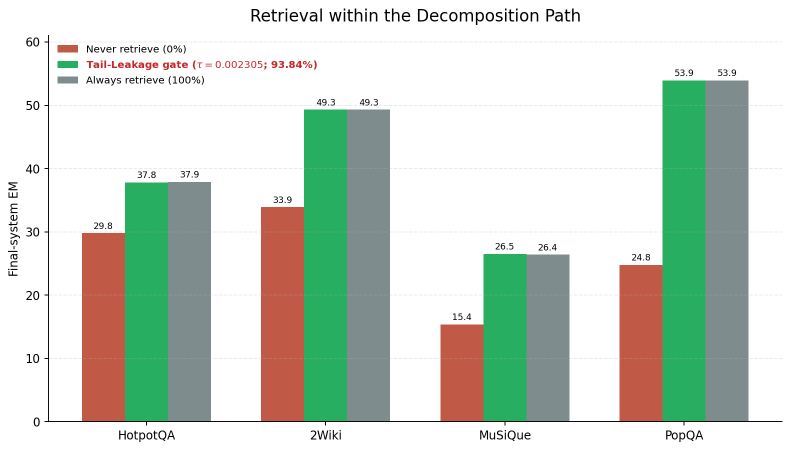
#> input picture Thesis/figures/fig_3way_ablation.png, 1580 x 901 px, given in place of thesis_page_300dpi-42.png, which was not available (shown at 1/2 size)
$ python make_analysis_tables_replacement_slides.py
#> lines starting #> are read from the running program, lines starting #| are printed output that depends on the picture; pictures that were not available may be replaced by others from this repository, and a replacement may not be noted
### Thesis/make_tl_sum_2slides.py
#!/usr/bin/env python3
"""Build two editable tl_sum thesis-defense slides and matching previews."""

from __future__ import annotations

import os
import sys
from pathlib import Path

PACKAGE_DIR = Path("/home/S113065528/.codex_tmp/python_pptx")
sys.path.insert(0, str(PACKAGE_DIR))

from PIL import Image, ImageDraw, ImageFont
from pptx import Presentation
from pptx.dml.color import RGBColor
from pptx.enum.shapes import MSO_SHAPE
from pptx.enum.text import MSO_ANCHOR, PP_ALIGN
from pptx.util import Inches, Pt


OUT_DIR = Path(__file__).resolve().parent
PPTX_OUT = OUT_DIR / "tl_sum_2slides.pptx"
PDF_OUT = OUT_DIR / "tl_sum_2slides.pdf"
PNG_OUT = [OUT_DIR / "tl_sum_slide_48.png", OUT_DIR / "tl_sum_slide_49.png"]
APPENDIX_PPTX_OUT = OUT_DIR / "tl_sum_appendix_2slides.pptx"
APPENDIX_PDF_OUT = OUT_DIR / "tl_sum_appendix_2slides.pdf"
FULL_PPTX_OUT = OUT_DIR / "tl_sum_2slides_with_appendix.pptx"
FULL_PDF_OUT = OUT_DIR / "tl_sum_2slides_with_appendix.pdf"
APPENDIX_PNG_OUT = [
    OUT_DIR / "tl_sum_appendix_top5.png",
    OUT_DIR / "tl_sum_appendix_entropy_derivation.png",
]

SLIDE_W_IN = 13.333333
SLIDE_H_IN = 7.5
PREVIEW_DPI = 144
PREVIEW_W = int(round(SLIDE_W_IN * PREVIEW_DPI))
PREVIEW_H = int(round(SLIDE_H_IN * PREVIEW_DPI))


COLORS = {
    "background": "FAFAF9",
    "white": "FFFFFF",
    "title": "762326",
    "ink": "18191A",
    "muted": "626B70",
    "line": "344E5C",
    "panel_line": "CED4D8",
    "panel_header": "EEF2F4",
    "ice": "DCE5EA",
    "ice_deep": "BFCED6",
    "blue": "3E6E8B",
    "blue_light": "AFC7D7",
    "green": "1E9C72",
    "green_dark": "137455",
    "green_light": "DCEFE7",
    "highlight": "D4E8C9",
    "orange": "C65B42",
    "orange_light": "F2D8CF",
    "gray_bar": "AEB8BE",
    "track": "E9EDEF",
}

FONT_SERIF = "/usr/share/fonts/truetype/liberation/LiberationSerif-Regular.ttf"
FONT_SERIF_BOLD = "/usr/share/fonts/truetype/liberation/LiberationSerif-Bold.ttf"
FONT_SERIF_ITALIC = "/usr/share/fonts/truetype/liberation/LiberationSerif-Italic.ttf"
FONT_SANS = "/usr/share/fonts/truetype/liberation/LiberationSans-Regular.ttf"
FONT_SANS_BOLD = "/usr/share/fonts/truetype/liberation/LiberationSans-Bold.ttf"
FONT_MATH = "/usr/share/fonts/truetype/dejavu/DejaVuSerif.ttf"
FONT_MATH_BOLD = "/usr/share/fonts/truetype/dejavu/DejaVuSerif-Bold.ttf"


def rgb(hex_color: str) -> RGBColor:
    value = hex_color.lstrip("#")
    return RGBColor(int(value[0:2], 16), int(value[2:4], 16), int(value[4:6], 16))


def pil_color(hex_color: str) -> str:
    return f"#{hex_color.lstrip('#')}"


# [19 lines left out: functions pil_font, ppt_font_name, not called in this run]


class SlideCanvas:
    # [8 lines left out: function __init__, not called in this run]

    @staticmethod
    def px(value_in: float) -> int:
        return int(round(value_in * PREVIEW_DPI))

    # [64 lines left out: functions rect, ellipse, not called in this run]

    def line(self, x: float, y: float, w: float, color: str, height: float = 0.012):
        self.rect(x, y, w, height, color)

    # [596 lines left out: functions _wrap_lines, text, header, step_header, add_slide_1, add_token_card and 3 more, not called in this run]
def new_presentation() -> Presentation:
    prs = Presentation()
    prs.slide_width = Inches(SLIDE_W_IN)
    prs.slide_height = Inches(SLIDE_H_IN)
    return prs


# [66 lines left out: functions validate, save_pdf, main, not called in this run]


# [2 lines that do not run on import are left out]

### Thesis/archive/oral_20260727/scripts/make_analysis_tables_replacement_slides.py
#!/usr/bin/env python3
"""Create slides 50--52 from the thesis-formatted analysis tables and figure."""

from __future__ import annotations

import subprocess
import sys
from pathlib import Path

PACKAGE_DIR = Path("/home/S113065528/.codex_tmp/python_pptx")
sys.path.insert(0, str(PACKAGE_DIR))

from PIL import Image
from pptx.util import Inches

from make_tl_sum_2slides import COLORS, SlideCanvas, new_presentation, save_pdf


OUT_DIR = Path(__file__).resolve().parent
ASSET_DIR = OUT_DIR / "replacement_slides_assets"
THESIS_PDF = OUT_DIR / "main.pdf"
PPTX_OUT = OUT_DIR / "analysis_tables_tau002305_replacement.pptx"
PDF_OUT = OUT_DIR / "analysis_tables_tau002305_replacement.pdf"
PNG_OUT = [
    OUT_DIR / "analysis_tables_tau002305_slide50.png",
    OUT_DIR / "analysis_tables_tau002305_slide51.png",
    OUT_DIR / "analysis_tables_tau002305_slide52.png",
]

PAGE_WIDTH_PT = 595.276
PAGE_HEIGHT_PT = 841.890
RENDER_DPI = 300

NAVY = "0B3972"
NAVY_DARK = "173B54"
PALE_BLUE = "EDF3F7"
PANEL_LINE = "B6C8D8"
MUTED = "52606D"
GREEN = "137455"


COLORS.update(
    {
        "background": "FFFFFF",
        "white": "FFFFFF",
        "title": NAVY,
        "ink": "111827",
        "muted": MUTED,
        "line": "7B9AAE",
        "panel_line": PANEL_LINE,
        "panel_header": "EEF1F3",
        "ice": PALE_BLUE,
        "ice_deep": "DCE7ED",
        "green_dark": GREEN,
    }
)


def render_thesis_pages() -> dict[int, Path]:
    """Render only the physical PDF pages that contain the requested excerpts."""
    ASSET_DIR.mkdir(parents=True, exist_ok=True)
    prefix = ASSET_DIR / "thesis_page_300dpi"
    subprocess.run(
        [
            "pdftocairo",
            "-png",
            "-r",
            str(RENDER_DPI),
            "-f",
            "42",
            "-l",
            "42",
            str(THESIS_PDF),
            str(prefix),
        ],
        check=True,
    )
#> (this line was passed over: subprocess is not available in this run)
    subprocess.run(
        [
            "pdftocairo",
            "-png",
            "-r",
            str(RENDER_DPI),
            "-f",
            "45",
            "-l",
            "46",
            str(THESIS_PDF),
            str(prefix),
        ],
        check=True,
    )
#> (this line was passed over: subprocess is not available in this run)
    return {page: ASSET_DIR / f"thesis_page_300dpi-{page}.png" for page in (42, 45, 46)}


def crop_pdf_points(
    source: Path,
    target: Path,
    box_pt: tuple[float, float, float, float],
) -> Path:
    """Crop a rendered PDF page using coordinates in the original PDF point space."""
#> called with box_pt = (90, 418, 510, 626)
    with Image.open(source) as image:
#> image is the input picture: PIL image 1580x901 RGBA; mean R, G, B, A 202.8, 213.3, 202, 255
        sx = image.width / PAGE_WIDTH_PT
#> sx = 2.65
        sy = image.height / PAGE_HEIGHT_PT
#> sy = 1.07
        x0, y0, x1, y1 = box_pt
        crop_box = (
            round(x0 * sx),
            round(y0 * sy),
            round(x1 * sx),
            round(y1 * sy),
        )
#> crop_box = (239, 447, 1354, 670)
        crop = image.crop(crop_box).convert("RGB")
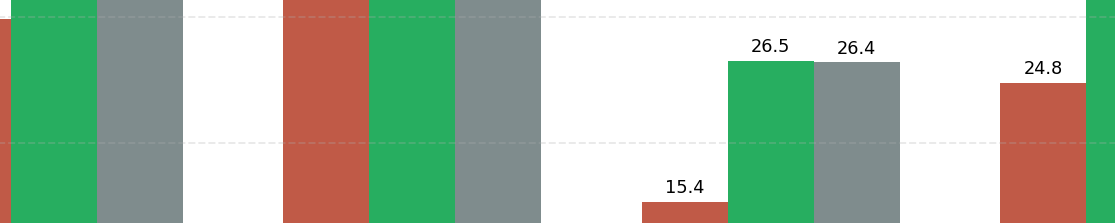
#> crop: PIL image 1115x223 RGB; mean R, G, B 167.6, 187.7, 166.8
        crop.save(target, "PNG", optimize=True)
    return target


def make_excerpts(pages: dict[int, Path]) -> dict[str, Path]:
    """Extract complete captions plus the associated table or figure."""
    return {
        "overlap": crop_pdf_points(
            pages[42],
            ASSET_DIR / "thesis_table_5_8_tau002305.png",
            (90, 418, 510, 626),
        ),
        "selection": crop_pdf_points(
            pages[42],
            ASSET_DIR / "thesis_table_5_7_tau002305.png",
            (90, 74, 510, 298),
        ),
        # Use the exact high-resolution source embedded as Thesis Figure 5.5.
        # A page-level crop makes its axis labels too small for projection.
        "oracle": OUT_DIR / "figures" / "fig_routing_gap_oracle.png",
    }
#> call 2 of crop_pdf_points, with box_pt = (90, 74, 510, 298)
#> in crop_pdf_points (call 2), `crop = image.crop(crop_box).convert("RGB")`:
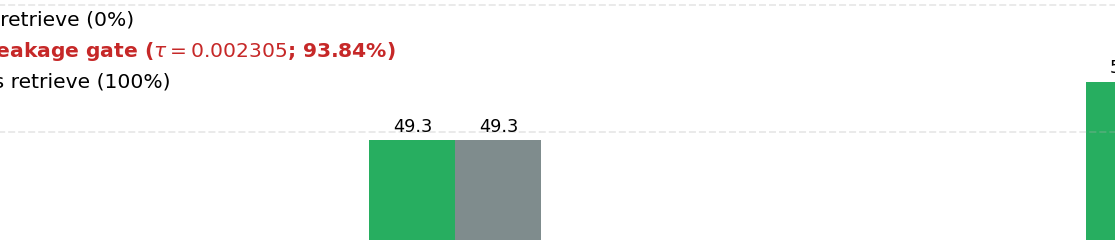
#> crop: PIL image 1115x240 RGB; mean R, G, B 238.2, 244, 240.2


# [97 lines left out: functions add_picture_fit, add_excerpt_slide, validate_deck, not called in this run]


def main() -> None:
    pages = render_thesis_pages()
    excerpts = make_excerpts(pages)

    prs = new_presentation()
    canvases = [
        add_excerpt_slide(
            prs,
            "Correct Answer Distribution Across Two Paths",
            "50",
            excerpts["overlap"],
            "Thesis Table 5.8",
            "Decomposition-only wins exceed direct-only wins on every dataset.",
        ),
        add_excerpt_slide(
            prs,
            "Verifier Path Selection",
            "51",
            excerpts["selection"],
            "Thesis Table 5.7",
            "The verifier chooses decomposition 91.8% of the time while retaining a direct fallback.",
        ),
        add_excerpt_slide(
            prs,
            "Direct-vs-Decompose Oracle Gap",
            "52",
            excerpts["oracle"],
            "Thesis Figure 5.5",
            "A perfect path selector still offers +4.05 EM on average; HotpotQA has the largest gap (+6.0).",
        ),
    ]

    validate_deck(prs, 3)
    prs.save(PPTX_OUT)
    save_pdf(canvases, PDF_OUT)
    for canvas, png_path in zip(canvases, PNG_OUT):
        canvas.image.save(png_path, "PNG", optimize=True)

    for path in [PPTX_OUT, PDF_OUT, *PNG_OUT, *excerpts.values()]:
        print(f"Wrote {path}")


if __name__ == "__main__":
    main()
#> (the call stopped at in new_presentation, `prs = Presentation()`: pptx is not available in this run)

$ run again, on Thesis/figures/fig_answer_hit_retrieval.png
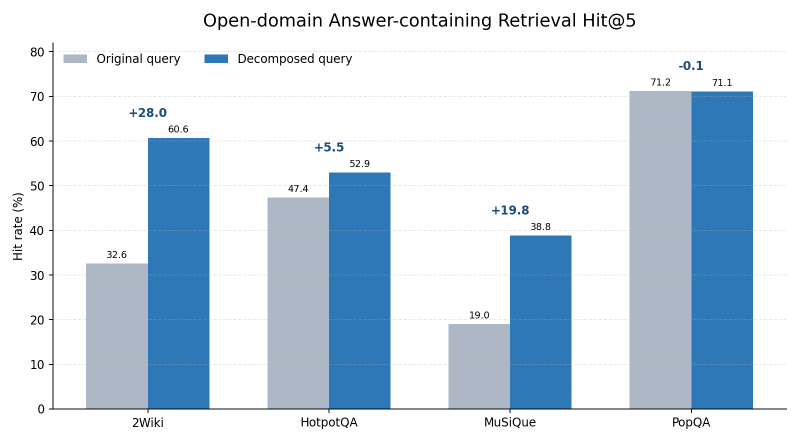
#> input picture Thesis/figures/fig_answer_hit_retrieval.png, 1598 x 884 px, given in place of thesis_page_300dpi-42.png, which was not available (shown at 1/2 size)
#> in crop_pdf_points, image is the input picture: PIL image 1598x884 RGBA; mean R, G, B, A 204.4, 218.3, 231.1, 255
#> in crop_pdf_points, `crop = image.crop(crop_box).convert("RGB")`:
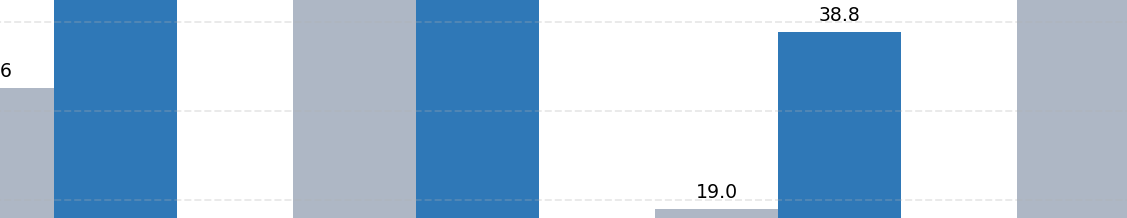
#> crop: PIL image 1127x218 RGB; mean R, G, B 170.4, 195.2, 218
#> in crop_pdf_points (call 2), `crop = image.crop(crop_box).convert("RGB")`:
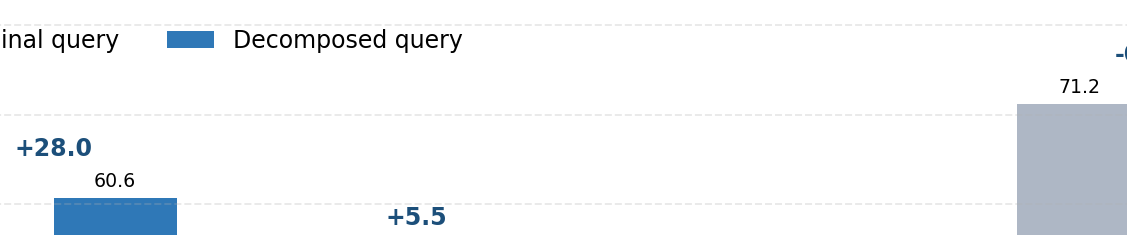
#> crop: PIL image 1127x235 RGB; mean R, G, B 243.2, 245.4, 247.6

$ run again, on Thesis/figures/fig_direct_decompose_2x2_counts.png
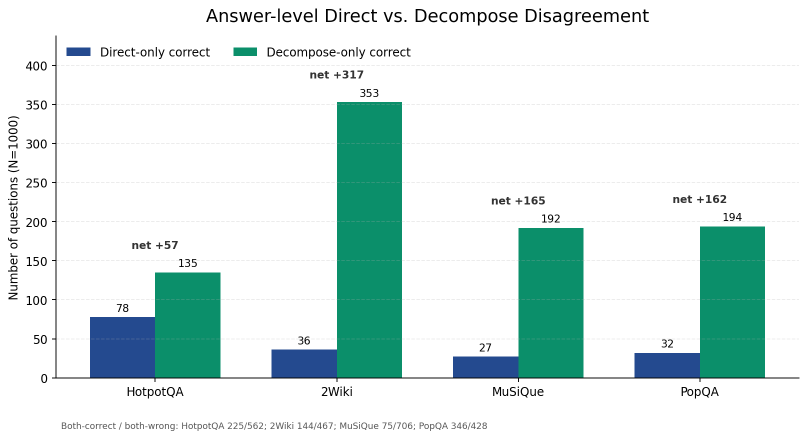
#> input picture Thesis/figures/fig_direct_decompose_2x2_counts.png, 1615 x 878 px, given in place of thesis_page_300dpi-42.png, which was not available (shown at 1/2 size)
#> in crop_pdf_points, image is the input picture: PIL image 1615x878 RGBA; mean R, G, B, A 214.4, 231.8, 228.9, 255
#> in crop_pdf_points, `crop = image.crop(crop_box).convert("RGB")`:
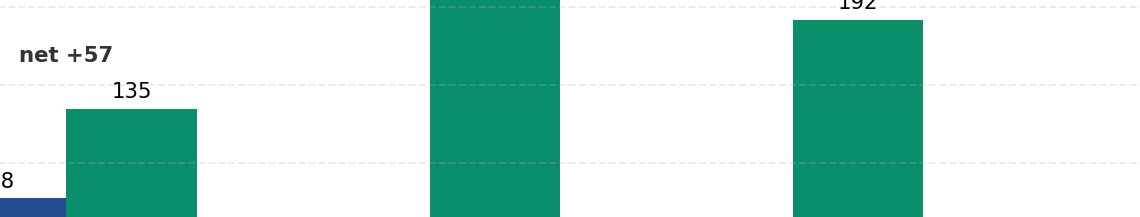
#> crop: PIL image 1140x217 RGB; mean R, G, B 185.9, 222.2, 212.5
#> in crop_pdf_points (call 2), `crop = image.crop(crop_box).convert("RGB")`:
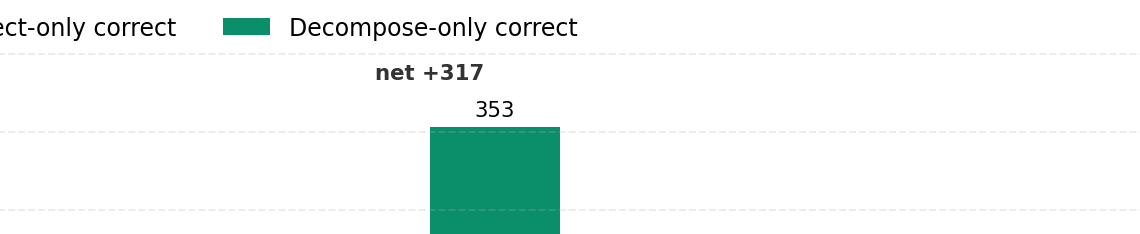
#> crop: PIL image 1140x234 RGB; mean R, G, B 238.5, 245.8, 243.7
